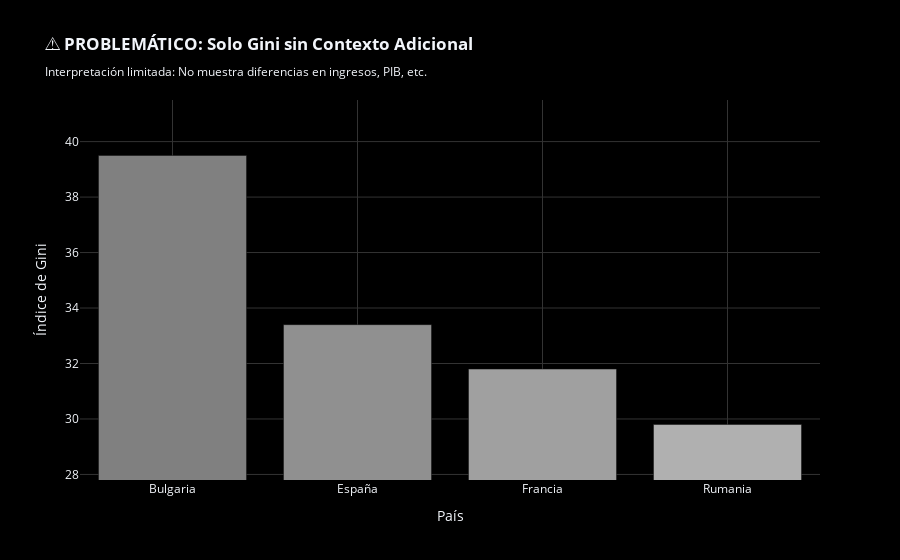

This figure's notebook cell:
### Code cell
# ==========================================================
# ⚠️ EJERCICIO 2 - PROBLEMA: Solo Gini sin contexto adicional
# ==========================================================
print("⚠️ EJERCICIO 2: Problema de interpretación limitada")
print("   Mostrar solo el Gini sin contexto adicional")

# Seleccionar países que pueden tener Gini similar pero contextos diferentes
# Por ejemplo: Bulgaria y Francia pueden tener Gini similar pero contextos muy diferentes
PAISES_CONTEXTO = ['Bulgaria', 'Francia', 'Rumania', 'España']

df_contexto = df_paises_europeos[df_paises_europeos['Country Name'].isin(PAISES_CONTEXTO)].copy()

# Obtener el año más reciente con datos para cada país
ultimo_año_por_pais = df_contexto.groupby('Country Name')['Year'].max().reset_index()
df_ultimo = df_contexto.merge(ultimo_año_por_pais, on=['Country Name', 'Year'])

print("\n📊 Datos del último año disponible por país:")
print(df_ultimo[['Country Name', 'Year', 'Value']].to_string(index=False))

# ⚠️ PROBLEMA: Visualización que muestra SOLO el Gini, sin contexto
fig_sin_contexto = px.bar(
    df_ultimo,
    x='Country Name',
    y='Value',
    color='Country Name',
    title='<b>⚠️ PROBLEMÁTICO: Solo Gini sin Contexto Adicional</b><br><sub>Interpretación limitada: No muestra diferencias en ingresos, PIB, etc.</sub>',
    labels={'Value': 'Índice de Gini', 'Country Name': 'País'},
    color_discrete_sequence=['#808080', '#909090', '#A0A0A0', '#B0B0B0']  # Colores similares
)

fig_sin_contexto.update_layout(
    template='plotly_dark',
    plot_bgcolor='black',
    paper_bgcolor='black',
    yaxis=dict(
        title='Índice de Gini',
        range=[df_ultimo['Value'].min() - 2, df_ultimo['Value'].max() + 2],  # ⚠️ Truncado
        gridcolor='#333'
    ),
    xaxis=dict(title='País', gridcolor='#333'),
    showlegend=False
)

fig_sin_contexto.show()

print("\n⚠️ Problemas identificados:")
print("   1. Solo muestra el Gini - no hay contexto sobre ingresos, PIB, etc.")
print("   2. No se puede entender por qué dos países con Gini similar son diferentes")
print("   3. Interpretación limitada: 'Bulgaria y Francia tienen Gini similar'")
print("   4. Falta información sobre: PIB per cápita, ingresos promedio, etc.")
print("   5. Eje Y truncado exagera diferencias pequeñas")

### Figure 1 — Plotly figure (JSON) as saved in the notebook; plotly's stock layout.template omitted (floating-point values rounded to 4 significant figures)
{"data": [{"alignmentgroup": "True", "hovertemplate": "País=%{x}<br>Índice de Gini=%{y}<extra></extra>", "legendgroup": "Bulgaria", "marker": {"color": "#808080", "pattern": {"shape": ""}}, "name": "Bulgaria", "offsetgroup": "Bulgaria", "orientation": "v", "showlegend": true, "textposition": "auto", "x": ["Bulgaria"], "xaxis": "x", "y": [39.5], "yaxis": "y", "type": "bar"}, {"alignmentgroup": "True", "hovertemplate": "País=%{x}<br>Índice de Gini=%{y}<extra></extra>", "legendgroup": "España", "marker": {"color": "#909090", "pattern": {"shape": ""}}, "name": "España", "offsetgroup": "España", "orientation": "v", "showlegend": true, "textposition": "auto", "x": ["España"], "xaxis": "x", "y": [33.4], "yaxis": "y", "type": "bar"}, {"alignmentgroup": "True", "hovertemplate": "País=%{x}<br>Índice de Gini=%{y}<extra></extra>", "legendgroup": "Francia", "marker": {"color": "#A0A0A0", "pattern": {"shape": ""}}, "name": "Francia", "offsetgroup": "Francia", "orientation": "v", "showlegend": true, "textposition": "auto", "x": ["Francia"], "xaxis": "x", "y": [31.8], "yaxis": "y", "type": "bar"}, {"alignmentgroup": "True", "hovertemplate": "País=%{x}<br>Índice de Gini=%{y}<extra></extra>", "legendgroup": "Rumania", "marker": {"color": "#B0B0B0", "pattern": {"shape": ""}}, "name": "Rumania", "offsetgroup": "Rumania", "orientation": "v", "showlegend": true, "textposition": "auto", "x": ["Rumania"], "xaxis": "x", "y": [29.8], "yaxis": "y", "type": "bar"}], "layout": {"xaxis": {"anchor": "y", "domain": [0.0, 1.0], "title": {"text": "País"}, "categoryorder": "array", "categoryarray": ["Bulgaria", "España", "Francia", "Rumania"], "gridcolor": "#333"}, "yaxis": {"anchor": "x", "domain": [0.0, 1.0], "title": {"text": "Índice de Gini"}, "range": [27.8, 41.5], "gridcolor": "#333"}, "legend": {"title": {"text": "País"}, "tracegroupgap": 0}, "title": {"text": "<b>⚠️ PROBLEMÁTICO: Solo Gini sin Contexto Adicional</b><br><sub>Interpretación limitada: No muestra diferencias en ingresos, PIB, etc.</sub>"}, "barmode": "relative", "plot_bgcolor": "black", "paper_bgcolor": "black", "showlegend": false}}
